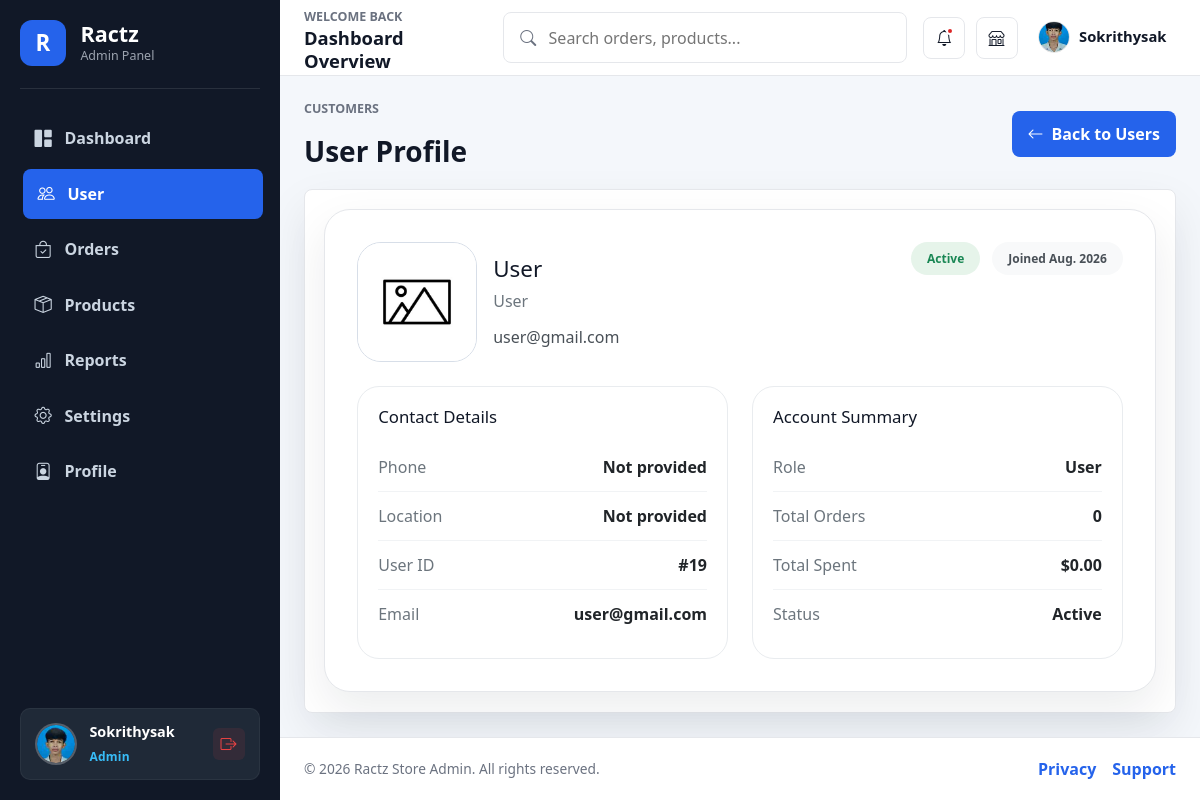
Page /admin/user/profile/19 (signed in) on the committed database.
### models/user.py (models this page shows)
class User(db.Model):
    id = db.Column(db.Integer, primary_key=True)
    profile = db.Column(db.String(255), nullable=False, default='/static/images/default.png')
    username = db.Column(db.String(80), nullable=False)
    password = db.Column(db.String(255), nullable=False)
    email = db.Column(db.String(120), nullable=False, unique=True)
    role = db.Column(db.String(80), nullable=False)
    status = db.Column(db.String(80), nullable=False, default='Active')
    joined_date = db.Column(db.String(80), nullable=True, default=lambda: datetime.now().strftime('%b. %Y'))

### admin/user.py (the view)
@admin_bp.get('/user/profile/<int:user_id>')
@login_required
def user_profile(user_id):
    module = 'user'
    sql = text("SELECT * FROM user WHERE id = :user_id")
    result = db.session.execute(sql, {"user_id": user_id}).fetchone()
    user_data = None
    if result:
        user_data = dict(result._mapping)  # convert to single dictionary
    else:
        return redirect(url_for('admin_bp.user'))
    return render_template('admin/user/profile.html', module=module, user=user_data)

### admin/auth.py (called while the page is built)
def login_required(view):
    @wraps(view)
    def wrapped(*args, **kwargs):
        if not session.get("is_login"):
            return redirect(url_for("admin_login", next=request.path))
        return view(*args, **kwargs)
    return wrapped

@admin_bp.before_request
def ensure_admin_joined_date():
    if session.get('is_login') and session.get('user_id'):
        sql = text("SELECT joined_date FROM user WHERE id = :user_id")
        result = db.session.execute(sql, {"user_id": session.get('user_id')}).fetchone()
        if result and result[0]:
            session['joined_date'] = result[0]
        elif not session.get('joined_date'):
            session['joined_date'] = 'Aug. 2026'

### app.py (called while the page is built)
def url_fallback(error, endpoint, values):
    if '.' in endpoint:
        raise error
    for bp_name in ['simple_page', 'admin_bp', 'api_bp']:
        full_endpoint = f"{bp_name}.{endpoint}"
        if full_endpoint in app.view_functions:
            return url_for(full_endpoint, **values)
    raise error

### templates/admin/user/profile.html
{% extends 'admin/master.html' %} {% block styles %}
<link
  rel="stylesheet"
  href="{{ url_for('static', filename='user css/profile.css') }}"
/>
{% endblock %} {% block content %}
<main class="admin-content">
  <section class="page-heading">
    <div>
      <p>Customers</p>
      <h3>User Profile</h3>
    </div>
    <a href="{{ url_for('user') }}" class="export-btn back-btn">
      <i class="bi bi-arrow-left"></i>
      Back to Users
    </a>
  </section>
  <section class="panel profile-panel">
    <div class="profile-card">
      <div class="profile-main">
        <div class="profile-avatar-card">
          <img
            src="{{ url_for('user_photo', user_id=user.id, photo_type='org') }}"
            alt="{{ user.username or user.name }}"
            onerror="this.onerror=null;this.src='{{ url_for('static', filename='images/default.png') }}'"
            class="profile-avatar"
          />
          <div class="profile-header">
            <h4>{{ user.username or user.name }}</h4>
            <span>{{ user.role }}</span>
            <p>{{ user.email }}</p>
          </div>
        </div>
        <div class="profile-badges">
          <span class="badge status-badge">{{ user.status or 'Active' }}</span>
          {% if user.joined or user.joined_date %}
          <span class="badge joined-badge">Joined {{ user.joined or user.joined_date }}</span>
          {% endif %}
        </div>
      </div>
      <div class="profile-grid">
        <div class="profile-details-box">
          <h5>Contact Details</h5>
          <div class="detail-row">
            <span>Phone</span>
            <strong>{{ user.phone or 'Not provided' }}</strong>
          </div>
          <div class="detail-row">
            <span>Location</span>
            <strong>{{ user.location or 'Not provided' }}</strong>
          </div>
          <div class="detail-row">
            <span>User ID</span>
            <strong>#{{ user.id }}</strong>
          </div>
          <div class="detail-row">
            <span>Email</span>
            <strong>{{ user.email }}</strong>
          </div>
        </div>
        <div class="activity-box">
          <h5>Account Summary</h5>
          <div class="summary-row">
            <span>Role</span>
            <strong>{{ user.role or 'Admin' }}</strong>
          </div>
          <div class="summary-row">
            <span>Total Orders</span>
            <strong>{{ user.total_orders or 0 }}</strong>
          </div>
          <div class="summary-row">
            <span>Total Spent</span>
            <strong>{{ user.total_spent or '$0.00' }}</strong>
          </div>
          {% if user.last_order and user.last_order.id %}
          <div class="summary-row">
            <span>Last Order</span>
            <strong>{{ user.last_order.id }}</strong>
          </div>
          <div class="summary-row">
            <span>Last Order Date</span>
            <strong>{{ user.last_order.date }}</strong>
          </div>
          <div class="summary-row">
            <span>Last Status</span>
            <strong>{{ user.last_order.status }}</strong>
          </div>
          {% else %}
          <div class="summary-row">
            <span>Status</span>
            <strong>{{ user.status or 'Active' }}</strong>
          </div>
          {% endif %}
        </div>
      </div>
    </div>
  </section>
</main>
{% endblock %}

### templates/admin/share/sidebar.html (shortened to what this page needs)
      <aside class="admin-sidebar" id="adminSidebar">
<div class="sidebar-brand">
          <span class="brand-mark">R</span>
          <div>
            <h1>Ractz</h1>
            <p>Admin Panel</p>
          </div>
        </div>
        <nav class="sidebar-menu" aria-label="Admin navigation">
          <a href="{{ url_for('dashboard') }}" class="{% if request.endpoint == 'dashboard' %}active{% endif %}">
            <i class="bi bi-grid-1x2-fill"></i>
            <span>Dashboard</span>
          </a>
          <a href="{{ url_for('user') }}" class="{% if request.endpoint in ['user', 'admin_bp.user', 'add_user', 'admin_bp.add_user', 'edit_user', 'admin_bp.edit_user'] or (request.endpoint in ['user_profile', 'admin_bp.user_profile'] and request.view_args and request.view_args.get('user_id') != session.get('user_id')) %}active{% endif %}">
            <i class="bi bi-people"></i>
            <span>User</span>
          </a>
          <a href="#">
            <i class="bi bi-bag-check"></i>
            <span>Orders</span>
          </a>
          <a href="#">
            <i class="bi bi-box-seam"></i>
            <span>Products</span>
          </a>
          <a href="#">
            <i class="bi bi-bar-chart"></i>
            <span>Reports</span>
          </a>
          <a href="#">
            <i class="bi bi-gear"></i>
            <span>Settings</span>
          </a>
          <a href="{{ url_for('admin_bp.admin_profile') if session.get('user_id') else '#' }}" class="">
            <i class="bi bi-person-badge"></i>
            <span>Profile</span>
          </a>
        </nav>
        <div class="sidebar-profile">
          <a href="{{ url_for('admin_bp.admin_profile') if session.get('user_id') else '#' }}" class="sidebar-profile-info" title="View Profile">
            <div class="profile-avatar sidebar-profile-avatar">
              <span class="profile-avatar-initials">{{ (session.get('username', 'A')[:2]) | upper }}</span>
              {% if session.get('user_id') %}
                <img
                  src="{{ url_for('user_photo', user_id=session.get('user_id'), photo_type='thum') }}"
                  alt="{{ session.get('username', 'Admin') }}"
                  class="profile-avatar-img"
                  onerror="this.remove();"
                />
              {% endif %}
            </div>
            <div class="sidebar-profile-text">
              <strong>{{ session.get('username', 'Admin User') }}</strong>
              <span>{{ session.get('role', 'Admin') }}</span>
            </div>
          </a>
          <a href="{{ url_for('admin_logout') }}" class="sidebar-logout-btn" title="Sign out">
            <i class="bi bi-box-arrow-right"></i>
          </a>
        </div>
      </aside>

### templates/admin/share/navbar.html (shortened to what this page needs)
 <nav class="admin-navbar">
          <div class="navbar-title">
            <span>Welcome back</span>
            <h2>Dashboard Overview</h2>
          </div>
          <form class="admin-search" action="#" role="search">
            <i class="bi bi-search"></i>
            <input type="search" placeholder="Search orders, products..." />
          </form>
          <div class="navbar-actions">
            <button type="button" aria-label="Notifications" title="Notifications">
              <i class="bi bi-bell"></i>
              <span class="notification-dot"></span>
            </button>
            <a href="{{ url_for('home') }}" aria-label="Visit store" title="Visit Store">
              <i class="bi bi-shop"></i>
            </a>
            <div class="admin-user-dropdown" id="adminUserDropdown">
              <button
                type="button"
                class="admin-user-trigger"
                id="adminUserTrigger"
                aria-expanded="false"
                aria-haspopup="true"
              >
                <img
                  src="{{ url_for('user_photo', user_id=session.get('user_id'), photo_type='thum') if session.get('user_id') else url_for('static', filename='images/default.png') }}"
                  alt="{{ session.get('username', 'admin') }}"
                  class="admin-nav-avatar"
                  onerror="this.onerror=null;this.src='{{ url_for('static', filename='images/default.png') }}'"
                />
                <span class="admin-nav-name">{{ session.get('username', 'admin') }}</span>
              </button>
            </div>
          </div>
        </nav>

### static/user css/profile.css (style rules this page uses)
.profile-panel { max-width: 1060px; margin: 0 auto; }
.profile-card { display: grid; gap: 1.5rem; padding: 2rem; border-radius: 26px; border: 1px solid var(--border); background: var(--surface); box-shadow: var(--shadow); }
.profile-main { display: flex; justify-content: space-between; align-items: flex-start; gap: 1rem; flex-wrap: wrap; }
.profile-avatar-card { display: flex; gap: 1rem; align-items: center; }
.profile-avatar-card .profile-avatar { width: 120px; height: 120px; border-radius: 24px; object-fit: cover; border: 1px solid #d7dee8; }
.profile-header h4 { margin: 0; font-size: 1.4rem; }
.profile-header span { display: inline-flex; margin-top: 0.35rem; color: #6c757d; }
.profile-header p { margin: 0.75rem 0 0; color: #495057; }
.profile-badges { display: flex; gap: 0.75rem; flex-wrap: wrap; align-items: center; }
.badge { display: inline-flex; padding: 0.65rem 1rem; border-radius: 999px; background: #e7f1ff; color: #0d6efd; font-weight: 700; }
.status-badge { background: #e6f4ea; color: #198754; }
.joined-badge { background: #f8f9fa; color: #495057; }
.profile-grid { display: grid; gap: 1.5rem; grid-template-columns: repeat(2, minmax(0, 1fr)); }
.profile-details-box, .activity-box { padding: 1.25rem; border: 1px solid #e9ecef; border-radius: 22px; background: #ffffff; }
.profile-details-box h5, .activity-box h5 { margin: 0 0 1rem; font-size: 1.05rem; }
.detail-row, .summary-row { display: flex; justify-content: space-between; gap: 1rem; padding: 0.75rem 0; border-bottom: 1px solid #f1f3f5; }
.detail-row:last-child, .summary-row:last-child { border-bottom: none; }
.detail-row span, .summary-row span { color: #6c757d; }
.detail-row strong, .summary-row strong { color: #212529; }

### rows in the picture
User: get "Sokrithysak", get "Admin"
User: username "User", role "User", email "user@gmail.com", status "Active", joined_date "Aug. 2026", id "19"

### other values in the picture
{{ user.phone or 'Not provided' }} "Not provided"
{{ user.location or 'Not provided' }} "Not provided"
{{ user.total_orders or 0 }} "0"
{{ user.total_spent or '$0.00' }} "$0.00"
